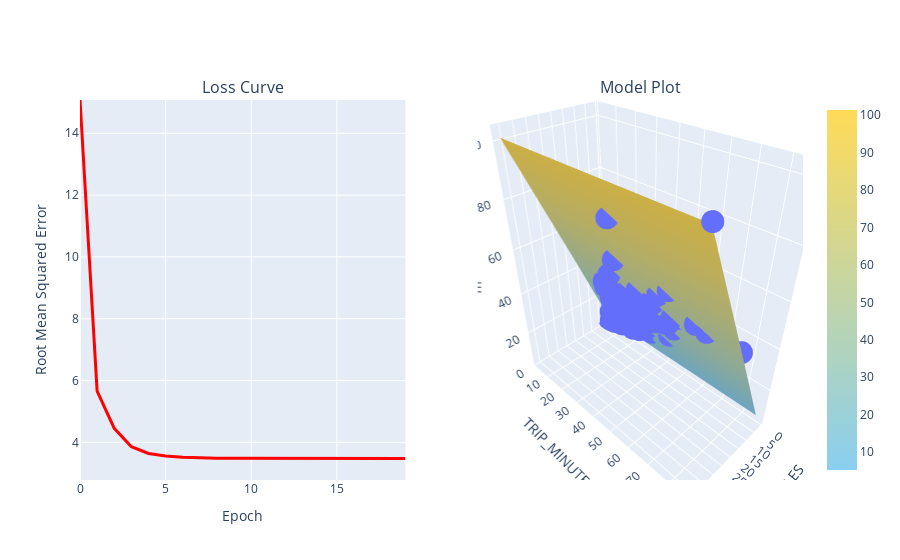

Notebook code cell kept with this figure:
### Markdown cell above
## Train a model with two features

The model you trained with the feature ``TOTAL_MILES`` demonstrates fairly strong predictive power, but is it possible to do better? In this step, try training the model with two features, ``TRIP_MILES`` and ``TRIP_MINUTES``, to see if you can improve the model. You may recall that the original dataset does not include a feature ``TRIP_MINUTES``, but this feature can be easily derived from ``TRIP_SECONDS`` as shown in the code below.*

**Instructions**
1. Review the code in **Experiment 3** code cell.
1. Run the **Experiment 3** code cell.
1. Review the output from the training run and answer these questions:
  * Does the model with two features produce better results than one using a single feature?
  * Does it make a difference if you use ``TRIP_SECONDS`` instead of ``TRIP_MINUTES``?
  * How well do you think the model comes to the ground truth fare calculation for Chicago Taxi Trips?


Notice that the scatter plot of the features vs. the label is a three dimensional (3-D) plot. This representation allows you to visualize both features and the label all together. The two features (TRIP_MILES and TRIP_MINUTES) are on the x and y axis, and the label (FARE) is on the z axis. The plot shows individual examples in the dataset as circles, and the model as a surface (plane). With this 3-D model, if the trained model is good you would expect most of the examples to land on the plane surface. The 3-D plot is interactive so you can explore the data further by clicking or dragging the plot.

### Code cell
#@title Code - Experiment 3

# The following variables are the hyperparameters.
learning_rate = 0.001
epochs = 20
batch_size = 50

training_df.loc[:, 'TRIP_MINUTES'] = training_df['TRIP_SECONDS']/60

features = ['TRIP_MILES', 'TRIP_MINUTES']
label = 'FARE'

model_2 = run_experiment(training_df, features, label, learning_rate, epochs, batch_size)

### Figure 1 — Plotly figure (JSON) as saved in the notebook; plotly's stock layout.template omitted (floating-point values rounded to 4 significant figures; data arrays with more than 128 entries replaced by an {"elided": "..."} marker saying what was removed)
{"data": [{"hovertemplate": "TRIP_MILES=%{x}<br>TRIP_MINUTES=%{y}<br>FARE=%{z}<extra></extra>", "legendgroup": "", "marker": {"color": "#636efa", "symbol": "circle"}, "mode": "markers", "name": "", "scene": "scene", "showlegend": false, "type": "scatter3d", "x": {"elided": "200 float values"}, "y": {"elided": "200 float values"}, "z": {"elided": "200 float values"}}, {"colorscale": [[0, "#89CFF0"], [1, "#FFDB58"]], "scene": "scene", "type": "surface", "x": [0.52, 18.71, 41.7], "y": [2.383, 41.81, 86], "z": [[5.239, 48.05, 101.3], [5.239, 48.05, 101.3], [5.239, 48.05, 101.3]]}, {"hovertemplate": "x=%{x}<br>y=%{y}<extra></extra>", "legendgroup": "", "line": {"color": "#ff0000", "dash": "solid", "width": 3}, "marker": {"symbol": "circle"}, "mode": "lines", "name": "", "orientation": "v", "showlegend": false, "type": "scatter", "x": [0, 1, 2, 3, 4, 5, 6, 7, 8, 9, 10, 11, 12, 13, 14, 15, 16, 17, 18, 19], "xaxis": "x", "y": [15.08, 5.657, 4.453, 3.859, 3.639, 3.556, 3.517, 3.497, 3.486, 3.482, 3.48, 3.479, 3.478, 3.478, 3.477, 3.478, 3.477, 3.479, 3.478, 3.478], "yaxis": "y"}], "layout": {"annotations": [{"font": {"size": 16}, "showarrow": false, "text": "Loss Curve", "x": 0.225, "xanchor": "center", "xref": "paper", "y": 1, "yanchor": "bottom", "yref": "paper"}, {"font": {"size": 16}, "showarrow": false, "text": "Model Plot", "x": 0.775, "xanchor": "center", "xref": "paper", "y": 1, "yanchor": "bottom", "yref": "paper"}], "scene": {"domain": {"x": [0.55, 1], "y": [0, 1]}, "xaxis": {"title": {"text": "TRIP_MILES"}}, "yaxis": {"title": {"text": "TRIP_MINUTES"}}, "zaxis": {"title": {"text": "FARE"}}}, "xaxis": {"anchor": "y", "domain": [0, 0.45], "title": {"text": "Epoch"}}, "yaxis": {"anchor": "x", "domain": [0, 1], "range": [2.782, 15.08], "title": {"text": "Root Mean Squared Error"}}}}
